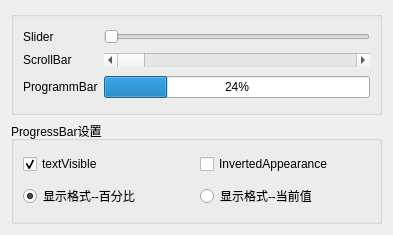
<?xml version="1.0" encoding="UTF-8"?>
<ui version="4.0">
 <class>Widget</class>
 <widget class="QWidget" name="Widget">
  <property name="geometry">
   <rect>
    <x>0</x>
    <y>0</y>
    <width>393</width>
    <height>235</height>
   </rect>
  </property>
  <property name="windowTitle">
   <string>Form</string>
  </property>
  <layout class="QVBoxLayout" name="verticalLayout">
   <item>
    <widget class="QGroupBox" name="groupBox">
     <property name="title">
      <string/>
     </property>
     <layout class="QGridLayout" name="gridLayout">
      <item row="0" column="0">
       <widget class="QLabel" name="label">
        <property name="text">
         <string>Slider</string>
        </property>
       </widget>
      </item>
      <item row="0" column="1">
       <widget class="QSlider" name="slider">
        <property name="orientation">
         <enum>Qt::Horizontal</enum>
        </property>
       </widget>
      </item>
      <item row="1" column="0">
       <widget class="QLabel" name="label_2">
        <property name="text">
         <string>ScrollBar</string>
        </property>
       </widget>
      </item>
      <item row="1" column="1">
       <widget class="QScrollBar" name="scrollBar">
        <property name="orientation">
         <enum>Qt::Horizontal</enum>
        </property>
       </widget>
      </item>
      <item row="2" column="0">
       <widget class="QLabel" name="label_3">
        <property name="text">
         <string>ProgrammBar</string>
        </property>
       </widget>
      </item>
      <item row="2" column="1">
       <widget class="QProgressBar" name="progressBar">
        <property name="value">
         <number>24</number>
        </property>
       </widget>
      </item>
     </layout>
    </widget>
   </item>
   <item>
    <widget class="QGroupBox" name="groupBox_2">
     <property name="title">
      <string>ProgressBar设置</string>
     </property>
     <layout class="QGridLayout" name="gridLayout_2">
      <item row="0" column="0">
       <widget class="QCheckBox" name="chkBox_Visible">
        <property name="text">
         <string>textVisible</string>
        </property>
        <property name="checked">
         <bool>true</bool>
        </property>
       </widget>
      </item>
      <item row="0" column="1">
       <widget class="QCheckBox" name="chkBox_Inverted">
        <property name="text">
         <string>InvertedAppearance</string>
        </property>
       </widget>
      </item>
      <item row="1" column="0">
       <widget class="QRadioButton" name="radio_Percent">
        <property name="text">
         <string>显示格式--百分比</string>
        </property>
        <property name="checked">
         <bool>true</bool>
        </property>
       </widget>
      </item>
      <item row="1" column="1">
       <widget class="QRadioButton" name="radio_Value">
        <property name="text">
         <string>显示格式--当前值</string>
        </property>
       </widget>
      </item>
     </layout>
    </widget>
   </item>
  </layout>
 </widget>
 <resources/>
 <connections/>
</ui>
